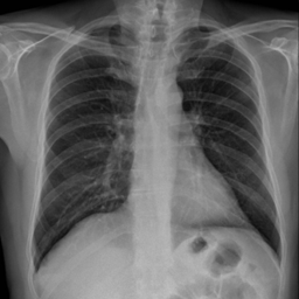
#> input picture COVID-169.png, 299 x 299 px, found by its file name
$ jupyter execute --allow-errors Entrega2.ipynb   (older library calls are emulated)
#> lines starting #> are read from the running program, lines starting #| are printed output that depends on the picture
## Aluno: José Maria Clementino Junior NUSP: 11357281

### Entrega 2 : Visualização dos dados - (Link Repositório: https://github.com/clementinojr/SCC5836-Visualiza-o-Computacional)

##### Contextualização dos DataSet e das etapas:
  - DataSet
         - O trabalho utilizará  dois DataSet de imagens de Raio-X de pacientes, conforme demostrado na figura abaixo, uma das principais diferenças entre eles é a padronização da qualidade dos exames, quantidade de imagens e a privacidade dos dados.
                  - (HC FMRP) Hospital das Clínicas da Faculdade de Medicina de Ribeirão Preto - Privado em parceria com o projeto temático (MIVisBD) - http://www.gbdi.icmc.usp.br/
                  - Kaggle: Base disponível em https://www.kaggle.com/tawsifurrahman/covid19-radiography-database

## A Entrega 2 é dividida em 2 etapas principais:
1. Apresentação das imagens sem a extração das características
3. Preparação e visualização dos dados (Projeções)

==============================================================================================================================================================

#### Descrição das bibliotecas utilizadas
  - Bibliotecas utilizadas para o tratamento de imagens:
      - cv2 : OpenCv
      - PIL
   - Bibliotecas utilizadas para a realizar a estração de caracteristicas das imagens:
      - glob
      - mahotas
      - from __future__ import division
      - convolve2d
   - Bibliotecas utilizadas para a manipulação de arquivos:
      - os
      - csv
   - Bibliotecas utilizadas para a controle de tempo:
      - time

   - Bibliotecas utilizadas para a manipulação e visualização dos dados:
      - pandas
      - matplotlib
      - numpy
      - seaborn

   - Bibliotecas utilizadas para a reducação de dimensionalidade e calculos de distâncias:
       - sklearn

[cell 1]
import cv2
import numpy as np
import os
import glob
import pandas as pd
from PIL import Image
#import mahotas
import matplotlib.pylab as plt
import csv
import time
import seaborn as sns
start_time = time.time()
from __future__ import division # Utilizado para LPQ ex
#from scipy.signal import convolve2d # # Utilizado para LPQ ex

[cell 2]
import matplotlib.pyplot as plt #importing matplotlib

##  1.  Apresentação das imagens sem a extração das características

[cell 3]
# Inicialmente vamos fazer uma leitura de uma determinada imagem e apresenta-lá
img = plt.imread ('E:/DataSetCovid/COVID-19_Radiography_Dataset/COVID/COVID-169.png') #reads dados da imagem
#> img is the input picture: shape (299, 299) float32; min 0, max 0.753, mean 0.398

[cell 4]
#Image original selecionada
plt.imshow(cv2.cvtColor(img, cv2.COLOR_BGR2RGB))
plt.show()

No entanto, como o computador entende as imagens?

- Basicamente, como um conjunto de pixels, ou seja, uma matriz de pixels.
- O tamnaho do matriz é dada de acordo com a resolução da imagem.
    - Como por exemplo se uma imagem 500x500 ela terá 250.000 pixels, 250 linhas por 250 colunas;


Abaixo é dada a representação de uma imagem em escala de cinza(foco do trabalho).
 - É possivel observar que cada valor de pixels representa a intensidade da cor (0, 255).
     - Quanto mais próximo de 0 é atribuito tom de preto.
     - Quanto mais próximo de 1 é atributo tom de branco.

Após a leitura da imagem ela é apresentada como uma matriz= array numpy

[cell 5]
type(img)

Para saber o tamanho da imagem: Logoo uma imagem que tem 299 de largura e 299 de altura

[cell 6]
img.shape
#> Out = (299, 299)

Apenas passando o Array para o Dataframe, para facilitar a visualização da matriz

[cell 7]
df_show_image = pd.DataFrame(img)
#> df_show_image = table of 299 rows and 299 columns

[cell 8]
df_show_image
#> Out = table of 299 rows and 299 columns

[cell 9]
df_show_image.info()
#| <class 'pandas.core.frame.DataFrame'>
#| RangeIndex: 299 entries, 0 to 298
#| Columns: 299 entries, 0 to 298
#| dtypes: float32(299)
#| memory usage: 349.4 KB

[cell 10]
df_show_image.describe()
#> Out = table of 8 rows and 299 columns

#### Uma forma de representar uma imagem digital é por meio de um Histograma, que pode ser definido como uma contagem/distribuição ou diagrama das frequências/estatíticas dos níveis de cinza do número de ("pixels").

**imagens**: é a imagem de origem do tipo uint8 ou float32 representada como “[img]”.

**canais**: é o índice do canal para o qual calculamos o histograma. Para imagem em tons de cinza, seu valor é [0] e imagem colorida, você pode passar [0], [1] ou [2] para calcular o histograma do canal azul, verde ou vermelho respectivamente.

**máscara**: imagem de máscara. Para encontrar o histograma da imagem inteira, é dado como “Nenhum”.

**histSize**: representa a nossa contagem BIN. Para a escala completa, passamos [256]. (Quantidade de barras do histograma).

**intervalos**: este é o nosso RANGE. Normalmente, é [0,256].

[cell 11]
import cv2
from matplotlib import pyplot as plt
img = cv2.imread('E:/DataSetCovid/COVID-19_Radiography_Dataset/COVID/COVID-169.png',0)
#> img: shape (299, 299); min 0, max 192, mean 101.4
histr = cv2.calcHist([img],[0],None,[256],[0,256])
#> histr = 256 values, max 999 at index 1, min 0 at index 193, mean 349.2
plt.plot(histr)
plt.show()
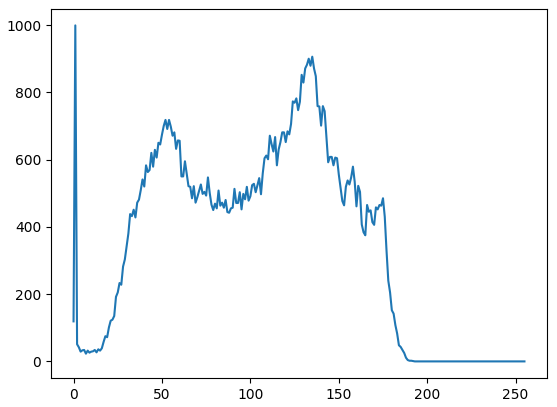
#> figure drawn by matplotlib, 1 panel; curve peaks at x = 1, y = 999

-  Os histogramas podem ser utilizados para fins de reconhecimento de padrões;
- Técnicas de processamento com Histogramas
        -Ajuste de brilho e contraste
        -Equalização / Refinamento Imagem
        -Segmentação
        -Mapas de pseudocores

=====================================================================================================================================================================

## [Realizada na etapa anterior]. Preparação dos dados (Projeções)

   **Formato do CSV:**

|Índice|Imagem|featureFos|featureGlcm|featureGlcm|Category|
|:--:|:--:|:--:|:--:|:--:|:--:|
|0|nomeImagem.png|list [...]|list [...]|list [...]|Class|

  **Dimensionalidade dos dados:**

|featureFos|featureGlcm|featureLpq|
|:--:|:--:|:--:|
|16|28|255|

*  Dois DataSet foram utilizados
    *  KAGGLE_dataset_texture_features_raiox.csv
    *  HCFMRP_dataset_texture_features_raiox.csv

### (def split_data):
Inicialmente, os valores estavam sendo considerados como uma string. Portanto foi necessario remover os colchetes com o [1:-1] e fazer o split dos dados
#### Retorna os dados extraidos em formato de lista

[cell 12]
def split_data(input, feature_name, size):
    image_ids = []
    image_features = []
    image_categories = []
    for i in range(size):

        x = [ float(v) for v in input.iloc[i][feature_name][1:-1].split(", ") ]
        x = np.array(x)
        image_features.append(x)
        image_ids.append(input.iloc[i].Image)
        image_categories.append(input.iloc[i].Category)
    return image_ids, image_features, image_categories

* Leitura do Dataset

#> (a cell that did not finish here is left out)

* Contagem da quantidade de imagens para cada classe

#> (a cell that did not finish here is left out)

* Atualizando indices (Removendo os 'furos' dos drops)

#> (a cell that did not finish here is left out)

* Definindo as features e as funcoes de distancia

[cell 16]
feature_names = ["featureFos", "featureGlcm","featureLpq"] #[f for f in input.columns[1:-1]]
distance_functions = ["euclidean", "cosine", "manhattan"]
seed = 42 #Semente de entrada para execucao das Tecnicas de Projecao Multidimensional
distance_matrix_output = False #Ativa/Desativa a geracao dos arquivos contendo matrizes de dissimilaridade

#Numero de instancias do dataset
#> (the rest of this cell did not finish here and is left out)

 -----------------------------------------------------------------------------------------------------------------------------------------------------------

#####  Na sequência os dados que possuem diferentes dimensionalidades [16, 28, 255] , passam por um processamento para  reducação de dimensionalidade. Com intuito de preparar os dados para visualização. Logo foram utilizada 3 diferentes técnicas.
 - TSNE
 - MDS
 - PCA

##### Todas as técnicas utilizaram a reducão de componentes, ou seja, atributos para N = 2.
##### Para o calulo da função distâncias, foram utilizadas três funções de distância:
   - Euclidean
   - Cosine
   - Manhattan

##### Como temos 3 diferentes featues para analisar:
   - featureFos
   - featureGlcm
   - featureGlcm

##### Desta forma teremos (3x3x3) 29 combinações:
- (1) t-SNE: distance_function=**euclidean**, feature=**featureFos**
- (1) MDS: distance_function=**euclidean**, feature=featureFos
- (1) PCA: distance_function=**euclidean**, feature=featureFos
* (2) t-SNE: distance_function=**euclidean**, feature=**featureGlcm**
* (2) MDS: distance_function=**euclidean**, feature=featureGlcm
* (2) PCA: distance_function=**euclidean**, feature=featureGlcm
* ......
* (9) t-SNE: distance_function=**manhattan**, feature=**featureLpq**
* (9) MDS: distance_function=manhattan, feature=featureLpq
* (9) PCA: distance_function=manhattan, feature=featureLpq

#### O retorno é um dicionário para cada técnica : tsne_coord = {}; mds_coord = {}; pca_coord

[cell 17]
from sklearn.preprocessing import StandardScaler
from sklearn.manifold import TSNE
from sklearn.manifold import MDS
from sklearn.decomposition import PCA
from sklearn.metrics import pairwise_distances

#Example: http://techflare.blog/3-ways-to-do-dimensionality-reduction-techniques-in-scikit-learn/
import warnings; warnings.simplefilter('ignore') # Desativando Warning simples para facilitar visualização dos outputs

#Gerando a matriz de distancias para todas as funcoes definidas em "distance_functions"
tsne_coord = {}; mds_coord = {}; pca_coord = {}; exec = 1;
#> (the rest of this cell did not finish here and is left out)

#### A definição do dicionário é dado por:
- Exemplo para distância euclidiana para featyureFos
    - Key: euclidean - featureFos
    - values:
|x|y|Image|Category
|:--:|:--:|:--:| :--:|
|Componente 1|Componente 2|Nome imagem.png| Classe|


[cell 18]
tsne_coord

# 2.  Preparação e visualização dos dados (Projeções)

Pelo formato dos nossos dados, todos os dados são do tipo númericos, com diferentes dimensões(atributos):
 - 16, 28, 255 para as respectivas features FOS, GLCM e	LPQ.
 - Seguindo as especificações do "From Data To Viz":
     - Numeric --> Several Numeric --> Not Ordered --> Correlogram --> Scatterplot
 - Foram aplicadas 3 técnicas de projeções multidimênsional(PCA, t-SNE e MDS). Com intuito de reduzir a dimensionalidade e mostrar ao usuário uma informação exploratória sobre composição dos dados e principalmente visualizar a separabilidade entre os os objetos, que pertecem a diferentes classes(Covid, Normais).
 -  A intenção nesta fase exploratória é fornecer ao usário alguns "insights" sobre qual extrator, projeção e função de distância é mais adequado e que obtém  melhores resultados no processo de classificação a posteriori.
 -  Importante lembrar que também serão utilizadas métricas quantitativas, para validar as afirmações, tais como: Acurácia dos classificadores, Silhouette das projeções.

[cell 19]
#Cria o Scatterplot para todas as variacoes da tecnica de reducao de dimensionalidade desejada
def projection(proj_data, technique, distance_functions, feature_names):
    #Definindo o tamanho das figuras
#> called with technique = 't-SNE'
    rows = len(distance_functions)
    cols = len(feature_names)
    height = 4*rows
    width  = 4*cols

    fig, axs = plt.subplots(rows, cols, figsize=(width, height))
    fig.subplots_adjust(
        left   = 0.1, # o lado esquerdo dos subplots da figura
        right  = 0.9,   # o lado direito dos subplots da figura
        bottom = 0.1,   # a parte inferior dos subplots da figura
        top    = 0.9,   # o topo dos subplots da figura
        wspace = 0.4,   # a quantidade de largura reservada para o espaço em branco entre subplots
        hspace = 0.6    # a quantidade de altura reservada para o espaço em branco entre subplots
    )

    r=0
    for distance_function in distance_functions:
        c=0
        for feature_name in feature_names:
            sns.scatterplot(data=proj_data[distance_function + " - " + feature_name], x="x", y="y", hue="Category", ax=axs[r,c])
            axs[r,c].legend(loc="lower center", bbox_to_anchor=(0.5, -0.50))
            axs[r,c].set_title(technique + " - " + distance_function + " - " + feature_name)
            c+=1
        r+=1
    fig.savefig("image-pca.png")


$ run again, with COVID-178.png copied over COVID-169.png
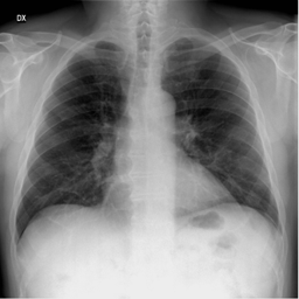
#> input picture COVID-178.png, 299 x 299 px, found by its file name
#> img is the input picture: shape (299, 299) float32; min 0, max 0.933, mean 0.52
#> df_show_image = table of 299 rows and 299 columns
#| <class 'pandas.core.frame.DataFrame'>
#| RangeIndex: 299 entries, 0 to 298
#| Columns: 299 entries, 0 to 298
#| dtypes: float32(299)
#| memory usage: 349.4 KB
#> `df_show_image.describe()`: Out = table of 8 rows and 299 columns
#> histr = 256 values, max 2238 at index 237, min 0 at index 239, mean 349.2
#> `plt.show()`:
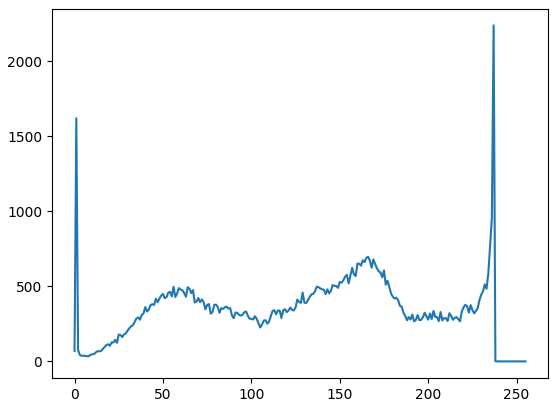
#> figure drawn by matplotlib, 1 panel; curve peaks at x = 237, y = 2238

$ run again, with COVID-186.png copied over COVID-169.png
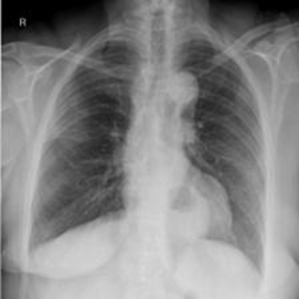
#> input picture COVID-186.png, 299 x 299 px, found by its file name
#> img is the input picture: shape (299, 299) float32; min 0, max 0.859, mean 0.523
#> df_show_image = table of 299 rows and 299 columns
#| <class 'pandas.core.frame.DataFrame'>
#| RangeIndex: 299 entries, 0 to 298
#| Columns: 299 entries, 0 to 298
#| dtypes: float32(299)
#| memory usage: 349.4 KB
#> `df_show_image.describe()`: Out = table of 8 rows and 299 columns
#> histr = 256 values, max 1408 at index 0, min 0 at index 220, mean 349.2
#> `plt.show()`:
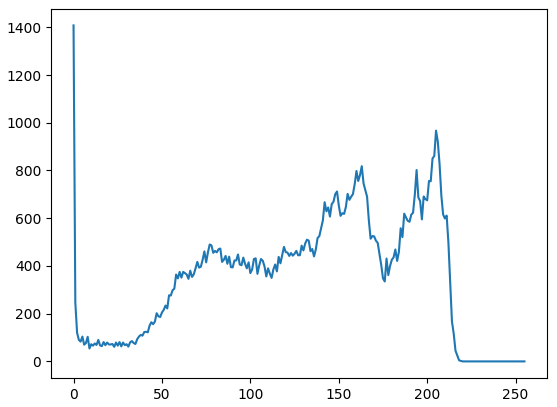
#> figure drawn by matplotlib, 1 panel; curve peaks at x = 0, y = 1408
